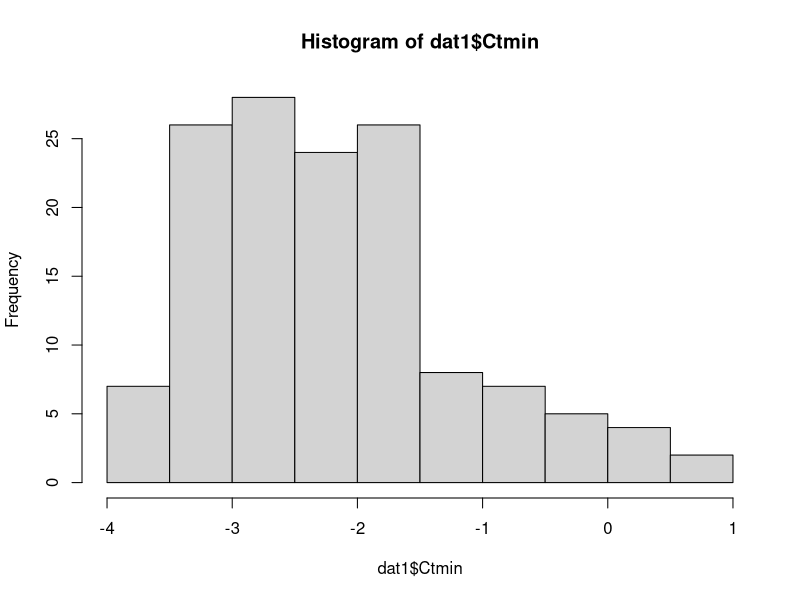

Source code (R): (Note: this script raises an error after producing the figure.)
## CTmin

library(ggplot2)
library(fitdistrplus)
library(car)

print (sessionInfo())

# # R version 3.5.1 (2018-07-02)
# Platform: x86_64-apple-darwin15.6.0 (64-bit)
# Running under: macOS  10.15.5

# Matrix products: default
# BLAS: /Library/Frameworks/R.framework/Versions/3.5/Resources/lib/libRblas.0.dylib
# LAPACK: /Library/Frameworks/R.framework/Versions/3.5/Resources/lib/libRlapack.dylib

# locale:
# [1] en_US.UTF-8/en_US.UTF-8/en_US.UTF-8/C/en_US.UTF-8/en_US.UTF-8

# attached base packages:
# [1] stats     graphics  grDevices utils     datasets  methods   base     

# other attached packages:
# [1] car_3.0-3           carData_3.0-2       fitdistrplus_1.0-14 npsurv_0.4-0        lsei_1.2-0          survival_3.1-7      MASS_7.3-51.4       ggplot2_3.2.1      

# loaded via a namespace (and not attached):
 # [1] zip_2.0.3         Rcpp_1.0.2        cellranger_1.1.0  pillar_1.4.2      compiler_3.5.1    tools_3.5.1       forcats_0.4.0     zeallot_0.1.0     tibble_2.1.3      gtable_0.3.0      lattice_0.20-38   pkgconfig_2.0.2   rlang_0.4.0       openxlsx_4.1.0.1 
# [15] Matrix_1.2-17     curl_4.0          haven_2.1.1       rio_0.5.16        withr_2.1.2       dplyr_0.8.3       vctrs_0.2.0       hms_0.5.1         grid_3.5.1        tidyselect_0.2.5  glue_1.3.1        data.table_1.12.2 R6_2.4.0          readxl_1.3.1     
# [29] foreign_0.8-72    purrr_0.3.2       magrittr_1.5      scales_1.0.0      backports_1.1.4   splines_3.5.1     abind_1.4-5       assertthat_0.2.1  colorspace_1.4-1  lazyeval_0.2.2    munsell_0.5.0     crayon_1.3.4     
# > 

##### data
## see  data/phenotypic/README_Ctmin_data.txt for explination of columns
dat1 <- read.table("data/phenotypic/Ctmin_data.csv", sep = ",", header = TRUE)
head(dat1)

dat1$group <- paste(dat1$Sex, dat1$Cold_treatment, sep = "_")

### add 5 to all values to avoid logging neg numbers
min(dat1$Ctmin)
dat1$Ctmin_5 <- dat1$Ctmin + 5
min(dat1$Ctmin_5)

################
# plot

P1 <- ggplot(dat1, aes(group, Ctmin)) + 
	theme_bw() +
	geom_boxplot(aes(fill = factor(Sex))) +
	#coord_cartesian(ylim=c(-100,100)) +
	ylab ("CT min") +
	xlab ("Treatment group") + 
	scale_fill_manual(values=c("firebrick2", "royalblue2"))


######### anova

### non-norm dist 

hist(dat1$Ctmin)
shapiro.test(dat1$Ctmin) # W = 0.94699, p-value = 4.247e-05
m1 = glm(dat1$Ctmin ~ dat1$Sex * dat1$CA_treatment + dat1$weight_mg)	
summary(m1)
plot(m1)

### looks log-norm

fit_n   <- fitdist(as.numeric(na.omit(dat1$Ctmin_5)), "norm")
fit_ln  <- fitdist(as.numeric(na.omit(dat1$Ctmin_5)), "lnorm")
fit_g   <- fitdist(as.numeric(na.omit(dat1$Ctmin_5)), "gamma")

denscomp(list(fit_n, fit_ln, fit_g), legendtext = c("norm", "lnorm", "gamma"))
qqcomp  (list(fit_n, fit_ln, fit_g), legendtext = c("norm", "lnorm", "gamma"))

shapiro.test(log(dat1$Ctmin_5)) # W = 0.99052, p-value = 0.4812

m2 = glm(log(dat1$Ctmin_5) ~ dat1$Sex * dat1$Cold_treatment + dat1$weight_mg)	## I am happy to not reduce the model, but will do so just to check
m3 = glm(log(dat1$Ctmin_5) ~ dat1$Sex + dat1$Cold_treatment + dat1$weight_mg)	
m4 = glm(log(dat1$Ctmin_5) ~ dat1$Sex + dat1$Cold_treatment)	
m5 = glm(log(dat1$Ctmin_5) ~ dat1$Cold_treatment)	

Anova(m2, type = 3, test.statistic = "F")

# # Analysis of Deviance Table (Type III tests)

# Response: log(dat1$Ctmin_5)
# Error estimate based on Pearson residuals 

                            # Sum Sq  Df F values  Pr(>F)   
# dat1$Sex                    0.0038   1   0.0391 0.84360   
# dat1$CA_treatment           1.0815   1  11.1732 0.00108 **
# dat1$weight_mg              0.0838   1   0.8657 0.35386   
# dat1$Sex:dat1$CA_treatment  0.1345   1   1.3900 0.24053   
# Residuals                  12.7769 132       

Anova(m3, type = 3, test.statistic = "F")
Anova(m4, type = 3, test.statistic = "F")
Anova(m5, type = 3, test.statistic = "F")


### doesnt change results - acclimation has an effect, but no effect of sex or weight 
